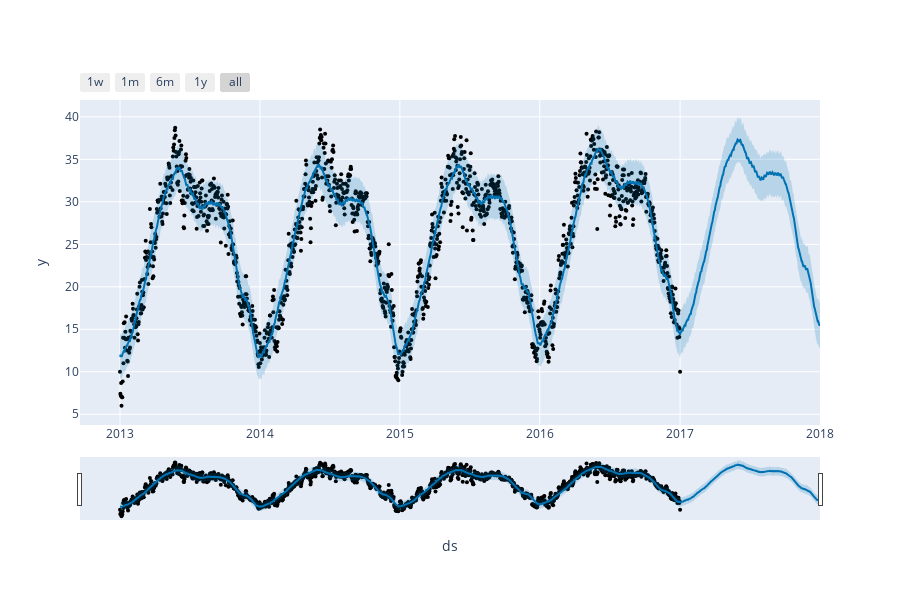

Here is the notebook cell this chart was saved with:
### Code cell
from prophet import Prophet  #predicting time-series 
from prophet.plot import plot_plotly, plot_components_plotly
model = Prophet()
model.fit(forecast_data)
forecasts = model.make_future_dataframe(periods=365)
predictions = model.predict(forecasts)
plot_plotly(model, predictions)

### Figure 1 — Plotly figure (JSON) as saved in the notebook; plotly's stock layout.template omitted (floating-point values rounded to 4 significant figures; data arrays with more than 128 entries replaced by an {"elided": "..."} marker saying what was removed)
{"data": [{"marker": {"color": "black", "size": 4}, "mode": "markers", "name": "Actual", "type": "scatter", "x": {"elided": "1462 str values"}, "y": {"elided": "1462 float values"}}, {"hoverinfo": "skip", "line": {"width": 0}, "mode": "lines", "type": "scatter", "x": {"elided": "1827 str values"}, "y": {"elided": "1827 float values"}}, {"fill": "tonexty", "fillcolor": "rgba(0, 114, 178, 0.2)", "line": {"color": "#0072B2", "width": 2}, "mode": "lines", "name": "Predicted", "type": "scatter", "x": {"elided": "1827 str values"}, "y": {"elided": "1827 float values"}}, {"fill": "tonexty", "fillcolor": "rgba(0, 114, 178, 0.2)", "hoverinfo": "skip", "line": {"width": 0}, "mode": "lines", "type": "scatter", "x": {"elided": "1827 str values"}, "y": {"elided": "1827 float values"}}], "layout": {"height": 600, "showlegend": false, "width": 900, "xaxis": {"rangeselector": {"buttons": [{"count": 7, "label": "1w", "step": "day", "stepmode": "backward"}, {"count": 1, "label": "1m", "step": "month", "stepmode": "backward"}, {"count": 6, "label": "6m", "step": "month", "stepmode": "backward"}, {"count": 1, "label": "1y", "step": "year", "stepmode": "backward"}, {"step": "all"}]}, "rangeslider": {"visible": true}, "title": {"text": "ds"}, "type": "date"}, "yaxis": {"title": {"text": "y"}}}}
